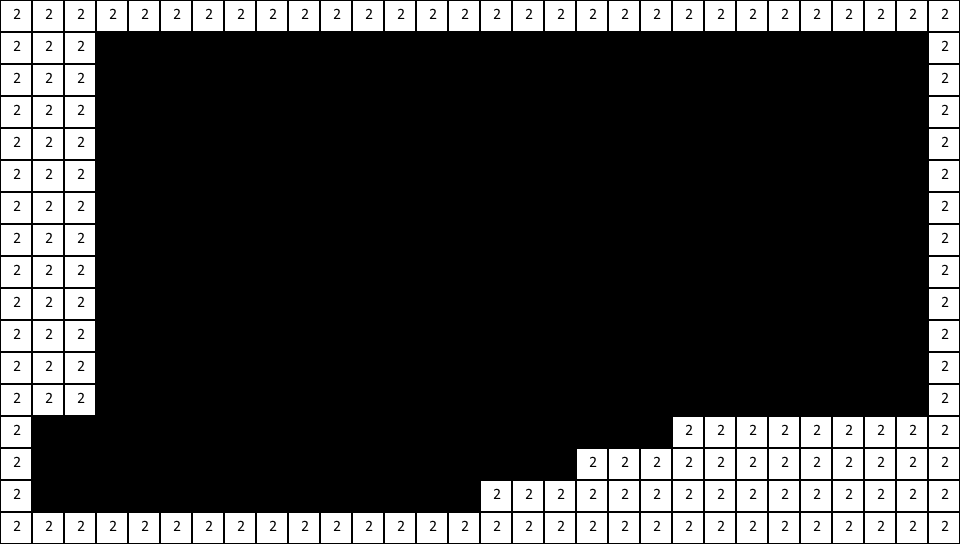

Below is a game level as drawn by its tile map, then a one-line description and the .tmx file that defines it, in full:
An orthogonal 30x17 tile map with 32x32 px tiles, 1 tile layer (collide) and 3 objects (none, This is a test message., Entrance).

<map version="2017.05.26" orientation="orthogonal" renderorder="right-down" width="30" height="17" tilewidth="32" tileheight="32" nextobjectid="5">
 <tileset firstgid="1" name="32blocks" tilewidth="32" tileheight="32" tilecount="10" columns="10">
  <image source="32blocks.png" width="320" height="32" />
 </tileset>
 <layer name="collide" width="30" height="17">
  <data encoding="csv">
2,2,2,2,2,2,2,2,2,2,2,2,2,2,2,2,2,2,2,2,2,2,2,2,2,2,2,2,2,2,
2,2,2,0,0,0,0,0,0,0,0,0,0,0,0,0,0,0,0,0,0,0,0,0,0,0,0,0,0,2,
2,2,2,0,0,0,0,0,0,0,0,0,0,0,0,0,0,0,0,0,0,0,0,0,0,0,0,0,0,2,
2,2,2,0,0,0,0,0,0,0,0,0,0,0,0,0,0,0,0,0,0,0,0,0,0,0,0,0,0,2,
2,2,2,0,0,0,0,0,0,0,0,0,0,0,0,0,0,0,0,0,0,0,0,0,0,0,0,0,0,2,
2,2,2,0,0,0,0,0,0,0,0,0,0,0,0,0,0,0,0,0,0,0,0,0,0,0,0,0,0,2,
2,2,2,0,0,0,0,0,0,0,0,0,0,0,0,0,0,0,0,0,0,0,0,0,0,0,0,0,0,2,
2,2,2,0,0,0,0,0,0,0,0,0,0,0,0,0,0,0,0,0,0,0,0,0,0,0,0,0,0,2,
2,2,2,0,0,0,0,0,0,0,0,0,0,0,0,0,0,0,0,0,0,0,0,0,0,0,0,0,0,2,
2,2,2,0,0,0,0,0,0,0,0,0,0,0,0,0,0,0,0,0,0,0,0,0,0,0,0,0,0,2,
2,2,2,0,0,0,0,0,0,0,0,0,0,0,0,0,0,0,0,0,0,0,0,0,0,0,0,0,0,2,
2,2,2,0,0,0,0,0,0,0,0,0,0,0,0,0,0,0,0,0,0,0,0,0,0,0,0,0,0,2,
2,2,2,0,0,0,0,0,0,0,0,0,0,0,0,0,0,0,0,0,0,0,0,0,0,0,0,0,0,2,
2,0,0,0,0,0,0,0,0,0,0,0,0,0,0,0,0,0,0,0,0,2,2,2,2,2,2,2,2,2,
2,0,0,0,0,0,0,0,0,0,0,0,0,0,0,0,0,0,2,2,2,2,2,2,2,2,2,2,2,2,
2,0,0,0,0,0,0,0,0,0,0,0,0,0,0,2,2,2,2,2,2,2,2,2,2,2,2,2,2,2,
2,2,2,2,2,2,2,2,2,2,2,2,2,2,2,2,2,2,2,2,2,2,2,2,2,2,2,2,2,2
</data>
 </layer>
 <objectgroup name="zones">
  <object id="1" name="travel" type="none" x="37" y="417" width="17" height="83" />
  <object id="2" name="message" type="This is a test message." x="139" y="406" width="290" height="100" />
  <object id="3" name="Entrance" x="71" y="486" width="17" height="16" />
 </objectgroup>
</map>
